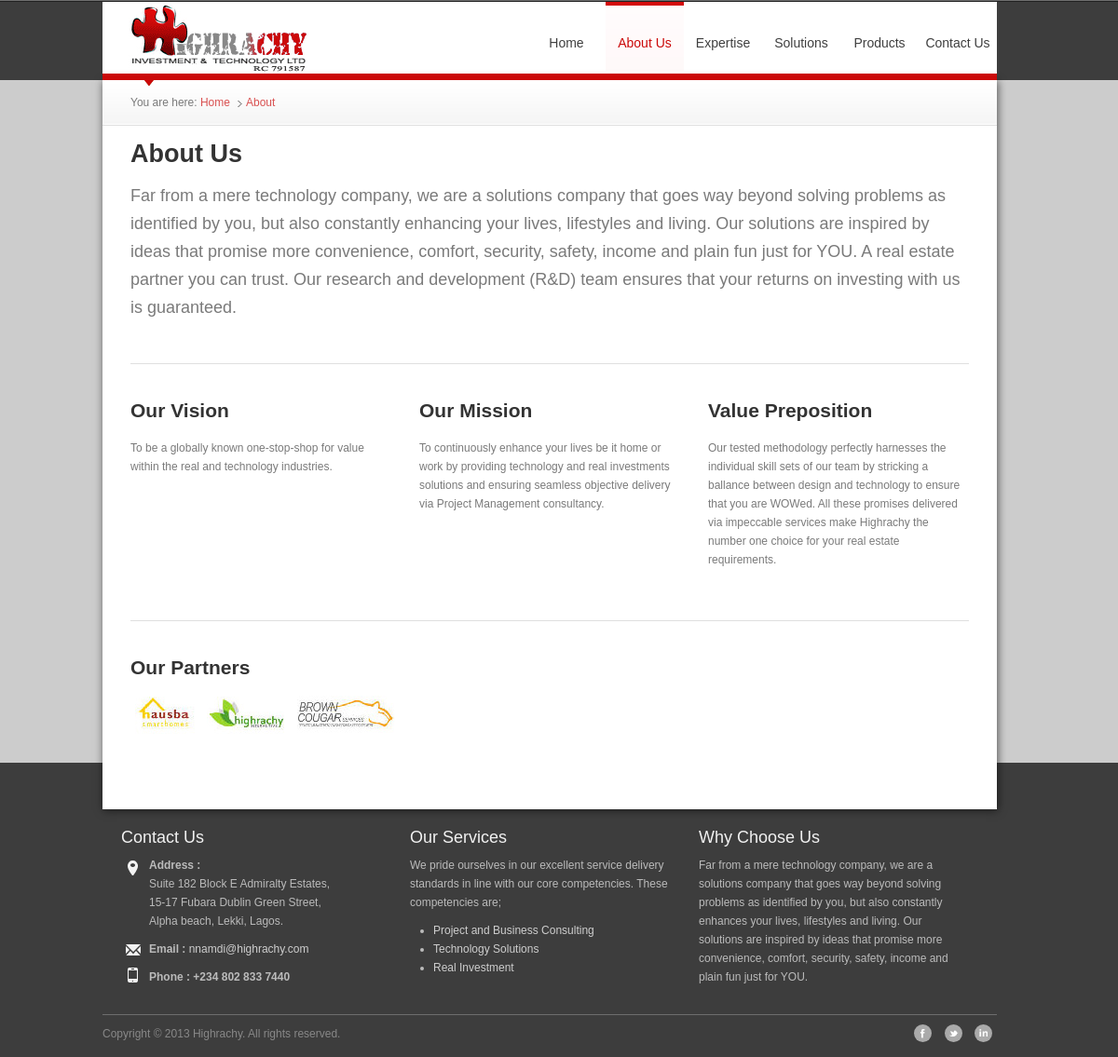
The app's page /font/about.php with its own data.
### tables this page shows
CREATE TABLE `edit` (
  `id` int(11) NOT NULL,
  `name` varchar(60) NOT NULL,
  `content` mediumtext,
  `modified` timestamp NOT NULL DEFAULT CURRENT_TIMESTAMP ON UPDATE CURRENT_TIMESTAMP
);

CREATE TABLE `about` (
  `id` int(11) NOT NULL,
  `name` varchar(150) NOT NULL,
  `content` text NOT NULL,
  `priority` int(11) NOT NULL,
  `modified` timestamp NOT NULL DEFAULT CURRENT_TIMESTAMP
);

### font/functions/database.class.php (called while the page is built, shortened)
<?php
class Database {
private $link_id = 0;
private $query_id = 0;
public function __construct($server, $user, $pass, $database, $pre=''){
	$this->server=$server;
	$this->user=$user;
	$this->pass=$pass;
	$this->database=$database;
	$this->link_id=@mysql_connect($this->server,$this->user,$this->pass);
}
protected function query($sql) {
	$this->query_id = @mysql_query($sql,$this->link_id);
	return $this->query_id;
}
protected function fetch_array($query_id=-1) {
	if (isset($this->query_id)) {
		$record = @mysql_fetch_assoc($this->query_id);
	}else{
		trigger_error("Invalid Records could not be fetched.");
	}
	return $record;
}
public function fetch_first_row($query_string) {
	$query_id = $this->query($query_string);
	$out = $this->fetch_array($query_id);
	return $out;
}
public function fetch_all_row($sql) {
	$query_id = $this->query($sql);
	$out = array();
	while ($row = $this->fetch_array($query_id)){
		$out[] = $row;
	}
	return $out;
}
}
?>

### font/about.php (the view, shortened to what this page needs)
<?php
require('functions/database.class.php');
$db = new Database(DB_HOST, DB_USER, DB_PASSWORD, DB_NAME);
$query = "SELECT id, name, content, priority FROM about ORDER BY priority, name DESC";
$rows = $db->fetch_all_row($query);
$content = "";
$count = 0;
foreach ($rows as $row){
	$count++;
	$content .= '<div class="span4';
	if (($count % 3 ) == 0) $content .= ' last ';
	$content .= '"><h3>'.$row['name'].'</h3><p>'.$row['content'].'</p></div>';
	}
$query = "SELECT content FROM edit where id='2'";
$rows = $db->fetch_first_row($query);
$tagline = $rows['content'];
?>
<?php include('includes/header.inc.php'); ?>
     </div>
     <section>
     	<div class="container">
            <div id="content" class="row">
                <?php include('includes/breadcrumb.inc.php'); ?>
                <div id="index-content" class="maincontent">
                        <h2>About Us</h2>
                        <p class="lead"><?php echo strip_tags($tagline) ?></p>
                        <div class="break"></div>
                       <?php echo $content ?>
                        <div class="clearfix"></div>
                        <div class="break"></div>
                        <aside>
                        	<div>
                            	<h3>Our Partners</h3>
                                <ul class="inline unstyled">
                                	<li class="pad30"><a href="#"><img src="img/hauba.jpg"></a></li>
                                	<li class="pad30"><a href="#"><img src="img/highrachy_interactive.jpg"></a></li>
                                	<li class="pad30"><a href="#"><img src="img/browncoughar.jpg"></a></li>
                            </div>
                        </aside>
                    </div>
            </div>
    	</div>
     </section>
        <?php include('includes/footer.inc.php'); ?>
    </body>
</html>

### records on screen
edit: content "Far from a mere technology company, we are a solutions company that goes way beyond solving problems as identified by you, but also constantly enhancing your lives, lifestyles and living. Our solutions are inspired by ideas that promise more convenience, comfort, security, safety, income and plain fun just for YOU. A real estate partner you can trust. Our research and development (R&D) team ensures that your returns on investing with us is guaranteed."
about: name "Our Vision", content "To be a globally known one-stop-shop for value within the real and technology industries."
about: name "Our Mission", content "To continuously enhance your lives be it home or work by providing technology and real investments solutions and ensuring seamless objective delivery via Project Management consultancy."
about: name "Value Preposition", content "Our tested methodology perfectly harnesses the individual skill sets of our team by stricking a ballance between design and technology to ensure that you are WOWed. All these promises delivered via impeccable services make Highrachy the number one choice for your real estate requirements."

### other values on screen
$home "Home"
$title "About"
